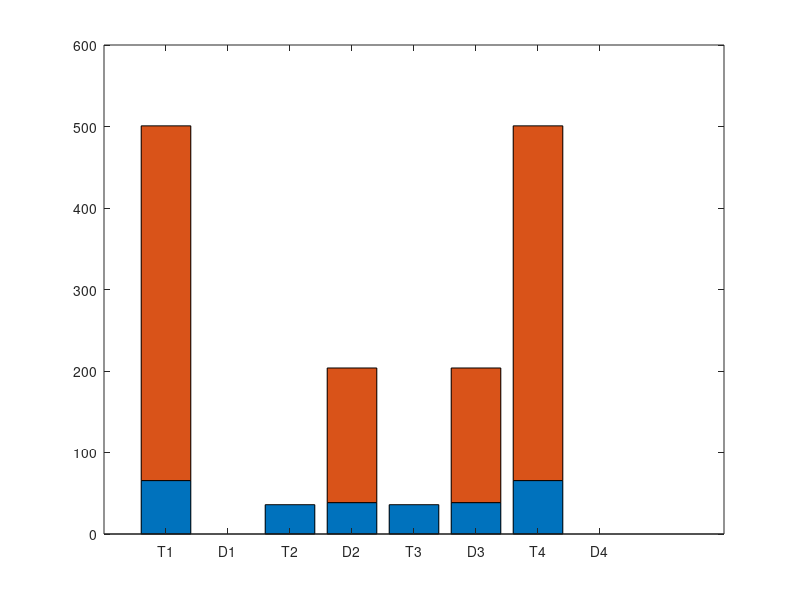
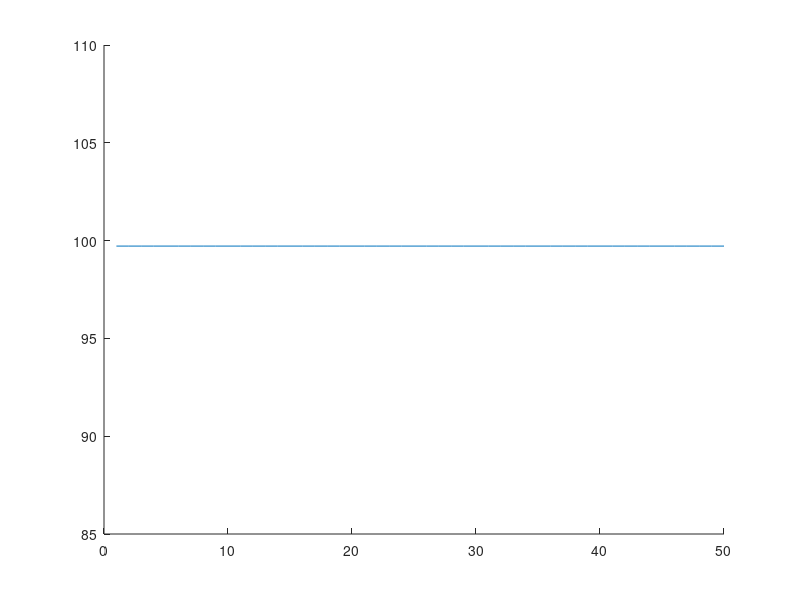
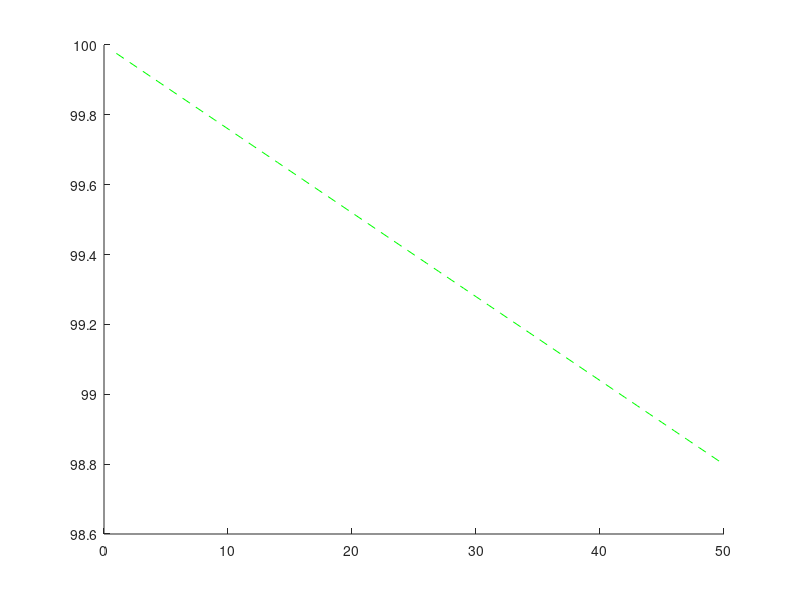
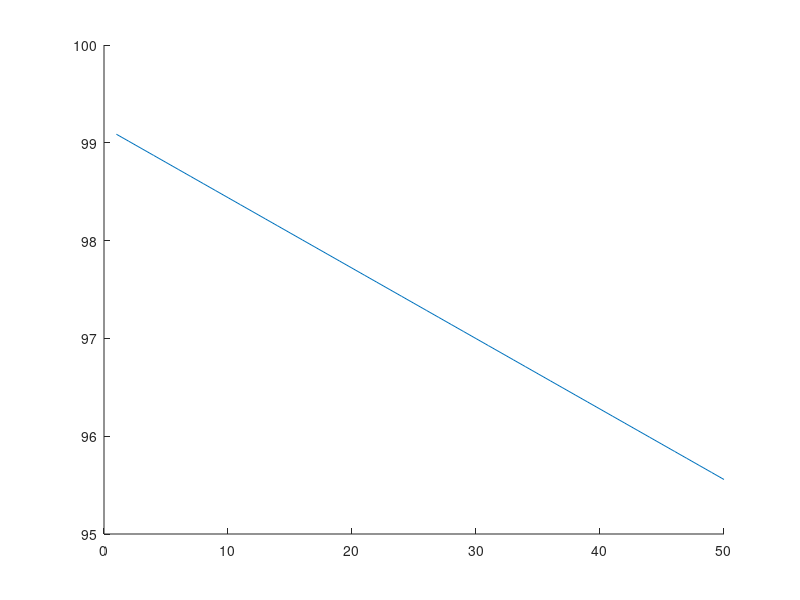

These figures' MATLAB source, in order:
% figure;
% bar(transpose([Pc_comp; Ps_comp]),'stacked')
% xticklabels({'T1','D1','T2','D2','T3','D3','T4','D4'})
% title('T-type2 phi=0')
% clear all

%%

f__s=20000;
U__DC=900;
Vac=400;
Pac=100000; %% 200 kW
Iac_rms=Pac/(sqrt(3)*Vac);

%%% IGBT 1 parameters

U__Bt1=300;
b__0t1=0; 
b__1t1=9.1730e-05;
b__2t1=-1.5072e-08; 

rt1=0.0056;
Vt1=0.80;

%%% IGBT 2 parameters

U__Bt2=300;
b__0t2=0; 
b__1t2=7.9360e-05;
b__2t2=-3.7275e-08;

rt2=0.0041;
Vt2=0.70;

%%% Diode 1 parameters

U__Bd1=300;
b__0d1=0;
b__1d1=0.00004174076629555432;
b__2d1=-4.5913405069770814e-8;

rd1=0.0014;
Vd1=2.05;

%%% Diode 2 parameters

U__Bd2=300;
b__0d2=0;
b__1d2=0.00004104053136013355;
b__2d2=-4.458356879059264e-8;

rd2=0.0016;
Vd2=1.15;

ddeg=0;
d=ddeg/180.*pi;
I__ac=sqrt(2)*Iac_rms

m=Vac*2*sqrt(2)/sqrt(3)/U__DC%1;%0.05:0.05:0.95;

% d=-pi:1/180.*pi:pi;

i=0;
for f__s=1000:1000:50000
i=i+1;
%%% RMS currents

irms_t23d23=sqrt(3).*sqrt(-4.*m.*cos(d).^2+3.*pi-4.*m).*abs(I__ac)/(6.*sqrt(pi));

irms_t14=sqrt(2).*sqrt(3).*(cos(d)+1).*sqrt(m).*abs(I__ac)/(6.*sqrt(pi));

irms_d14=-sqrt(2).*sqrt(3).*(cos(d)-1).*sqrt(m).*abs(I__ac)/(6.*sqrt(pi));

%%% AVG currents

iavg_t23d23=(m.*(abs(d)-(1/2).*pi).*cos(abs(d))-m.*sin(abs(d))+2).*I__ac/(2.*pi);

iavg_t14=-m.*I__ac.*((-pi+abs(d)).*cos(abs(d))-sin(abs(d)))/(4.*pi);

iavg_d14=m.*I__ac.*(-cos(abs(d)).*abs(d)+sin(abs(d)))/(4.*pi);


%%% Conduction losses

Pc_t1=irms_t14.^2*rt1+iavg_t14*Vt1;

Pc_t2=irms_t23d23.^2*rt2+iavg_t23d23*Vt2;

Pc_t3=Pc_t2;

Pc_t4=Pc_t1;

Pc_d1=irms_d14.^2*rd1+iavg_d14*Vd1;

Pc_d2=irms_t23d23.^2*rd2+iavg_t23d23*Vd2;

Pc_d3=Pc_d2;

Pc_d4=Pc_d1;

Pc_comp=[Pc_t1 Pc_d1 Pc_t2 Pc_d2 Pc_t3 Pc_d3  Pc_t4 Pc_d4];

Pc_tot=sum(Pc_comp);

%%% Switching losses


Ps_t14=-(-(1/2).*I__ac.*(b__2t1.*I__ac.*sin(abs(d))+2.*b__1t1).*cos(abs(d))+...
    (1/2).*b__2t1.*(-pi+abs(d)).*I__ac^2-b__1t1.*I__ac+b__0t1.*(-pi+abs(d))).*U__DC.*f__s/(4.*pi.*U__Bt1);

Ps_d23=-(-(1/2).*I__ac.*(b__2d2.*I__ac.*sin(abs(d))+2.*b__1d2).*cos(abs(d))+...
    (1/2).*b__2d2.*(-pi+abs(d)).*I__ac^2-b__1d2.*I__ac+b__0d2.*(-pi+abs(d))).*U__DC.*f__s/(4.*pi.*U__Bd2);

Ps_t23=-f__s.*U__DC.*(b__2t2.*I__ac^2.*cos(abs(d)).*sin(abs(d))-b__2t2.*I__ac^2.*abs(d)+...
    2.*b__1t2.*I__ac.*cos(abs(d))-2.*b__1t2.*I__ac-2.*b__0t2.*abs(d))/(8.*pi.*U__Bt2);

Ps_d14=-f__s.*U__DC.*(b__2d1.*I__ac^2.*cos(abs(d)).*sin(abs(d))-b__2d1.*I__ac^2.*abs(d)+...
    2.*b__1d1.*I__ac.*cos(abs(d))-2.*b__1d1.*I__ac-2.*b__0d1.*abs(d))/(8.*pi.*U__Bd1);


Ps_t1=Ps_t14;

Ps_t2=Ps_t23;

Ps_t3=Ps_t2;

Ps_t4=Ps_t1;

Ps_d1=Ps_d14;

Ps_d2=Ps_d23;

Ps_d3=Ps_d2;

Ps_d4=Ps_d1;

Ps_comp=[Ps_t1 Ps_d1 Ps_t2 Ps_d2 Ps_t3 Ps_d3  Ps_t4 Ps_d4];

Ps_tot=sum(Ps_comp);

%%% total losses per component

Pt1=Pc_t1+Ps_t1;

Pt2=Pc_t2+Ps_t2;

Pt3=Pc_t3+Ps_t3;

Pt4=Pc_t4+Ps_t4;

Pd1=Pc_d1+Ps_d1;

Pd2=Pc_d2+Ps_d2;

Pd3=Pc_d3+Ps_d3;

Pd4=Pc_d4+Ps_d4;


Ptot_comp=[Pt1 Pd1 Pt2 Pd2 Pt3 Pd3  Pt4 Pd4 ];


Ptot(i)=(Pc_tot+Ps_tot)*3;
% eff1=(Pac-Ptot)/Pac*100
eff(i)=(Pac-Ptot(i))/Pac*100;

eff_cond(i)=(Pac-Pc_tot)/Pac*100;
eff_sw(i)=(Pac-Ps_tot)/Pac*100;
end

figure(98)
hold on
plot(eff_cond)

figure(99)
hold on
plot(eff_sw,'--g')

figure(100)
hold on
plot(eff)
%% Sweeping delta
% close all
% figure;
% plot(d,irms_t14,d,irms_t23d23,d,irms_d14)
% title('I_{rms}')
% 
% figure;
% plot(d,iavg_t14,d,iavg_t23d23,d,iavg_d14)
% title('I_{avg}')
% 
% 
% figure;
% plot(d,Pc_t1,d,Pc_d1,d,Pc_t2,d,Pc_d2)
% title('Conduction losses')
% 
% figure;
% plot(d,Ps_t14,d,Ps_d14,d,Ps_t23,d,Ps_d23)
% title('Switching losses')

% figure;
% plot(d,Pc_tot,d,Ps_tot,d,Ptot)
% title('Cond and sw losses')

% figure;
% 
% subplot(1,2,2)
% plot(d,irms_t14,d,irms_t23d23,d,irms_d14,'Linewidth',1.5)
% title('I_{rms}')
% xlim([-pi pi])
% xticks([-pi -pi/2 0 pi/2 pi ])
% xticklabels({'-\pi','-\pi/2','0','\pi/2','\pi'})
% xlabel('\delta')
% ylabel('[A]')
% 
% subplot(1,2,1)
% plot(d,iavg_t14,d,iavg_t23d23,d,iavg_d14,'Linewidth',1.5)
% title('I_{avg}')
% xlim([-pi pi])
% xticks([-pi -pi/2 0 pi/2 pi ])
% xticklabels({'-\pi','-\pi/2','0','\pi/2','\pi'})
% legend('T1-T4','T2-T3-D2-D3','D1-D4')
% ylabel('[A]')
% xlabel('\delta')
% suptitle('T-type 2 currents')
%% Sweeping m
% close all
% figure;
% plot(m,irms_t23d56,m,irms_t14,m,irms_d1234)
% title('I_{rms}')
% 
% figure;
% plot(m,iavg_t23d56,m,iavg_t14,m,iavg_d1234)
% title('I_{avg}')
% 
% figure;
% hold on
% plot(m,Pc_tot,m,Ps_tot,m,Ptot)
% scatter(m,Ptot)
% title('Cond and sw losses')

figure;
bar(transpose([Pc_comp; Ps_comp]),'stacked')
xticklabels({'T1','D1','T2','D2','T3','D3','T4','D4','D5','D6'})